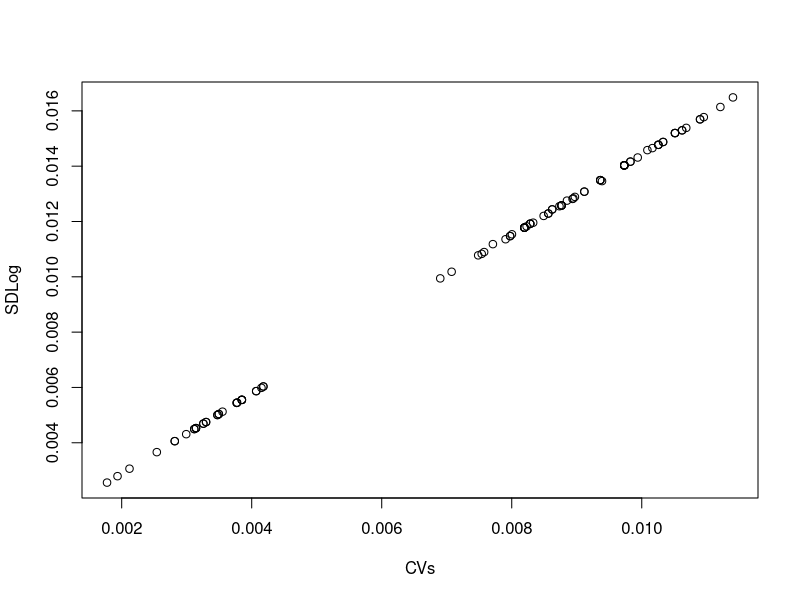

Reproduce this figure in R.


CVs = NULL
SDLog = NULL
x = rnorm(5,100,1)

for (i in 1:100){
  samples = sample(x,replace=TRUE)
  samples = samples[which(samples>0)]
  CVs[i] = sd(samples)/mean(samples)
  logSamples = log(samples,2)
  SDLog[i] = sd(logSamples)

}

plot(CVs,SDLog)